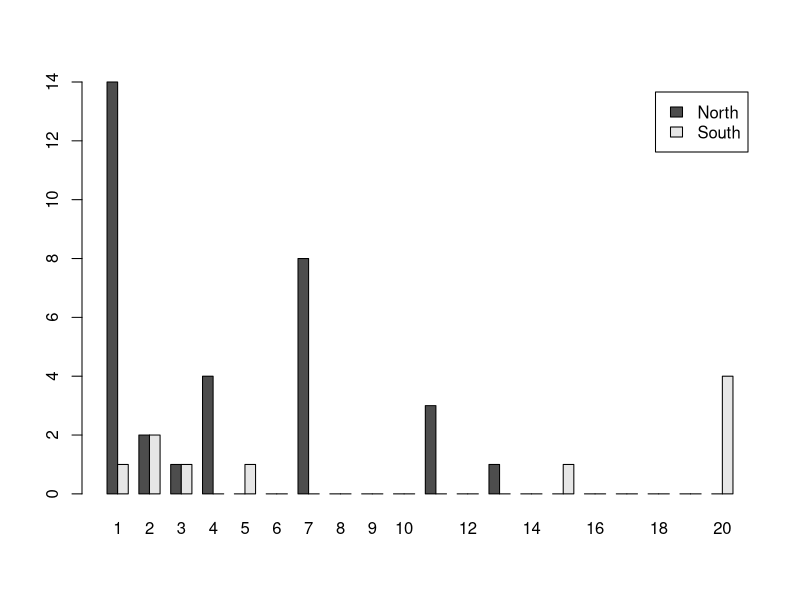

Reproduce this figure in R.
# Calculate Ne and SFS for North and South killer whale population
# load in data as a matrix (MUCH faster computation than dataframe, important for big genome data)

# YOU NEED TO CHANGE FILE PATH !
# Note: "cat()" esentially means "print" - so whenever this appears, we are printing a progress update to the terminal
cat("Loading data...","\n")
north <- as.matrix(read.csv("../Data/killer_whale_North.csv", header = FALSE, colClasses = "numeric"))
south <- as.matrix(read.csv("../Data/killer_whale_South.csv", header = FALSE, colClasses = "numeric"))

# check data - each row is a genome

####################
### ------------ ###
### Ne ESTIMATES ###
### ------------ ###
####################

# function to calculate tajima's theta estimate from a set on genomes, provided as a parameter called "genomes"
# theta = average num. pairwise differences = sum of pairwise differences / number of pairs 
tajimas <- function(genomes){
  
  # start pairwise_differences counter at 0
  pairwise_differences <- 0
  
  # n = number of genomes = number of rows of genomes matrix
  n <- dim(genomes)[1]
  
  cat("\t","Calculating pairwise differences for Tajima's estimator...","\n")
  
  # i : loop over the n genomes
  for (i in 1:n){
    # j : loop over every genome in the rows below i
    for (j in i:(n))
      # increase pairwise_differences by the number of differences between the i'th genome and j'th genome
      pairwise_differences <- pairwise_differences + sum(genomes[i,] != genomes[j,])
  }
  
  # return the number of pairwise_differences divided by the number of pairs, n(n-1)/2
  return (pairwise_differences / (n*(n-1)/2) )  
}

# function to calculate Watterson's theta estimate from a set on genomes, provided as a parameter called "genomes"
# theta = number of segregating sites / harmonic_series up to n-1
wattersons <- function(genomes){
  # total number of sites = number of columns of genomes matrix
  sites <- dim(genomes)[2]
  
  # n = number of genomes = number of rows of genomes matrix
  n <- dim(genomes)[1]
  
  # start pairwise_differences counter at 0
  segregating = 0
  
  cat("\t","Calculating segregating sites for Watterson's estimator...","\n\n")
  
  # loop over each of the sites ( = each column )
  for (i in 1:sites) {
    # if the length of the vector containing all unique values from the column is not 1, then the site is segregating 
    if(length(unique(genomes[,i])) != 1){
      # so we increase the segregating sites count by 1
      segregating <- segregating + 1
    }
  }
  
  # we also need to work out that denominator - this sum is called the "harmonic series"
  # start our sum at zero
  harmonic <- 0
  # add 1/k to the counter for each value of k up to n-1
  for ( k in 1:(n-1) ){
    harmonic <- harmonic + 1/k
  }
  
  # return the estimate!
  return (segregating / harmonic)
}



# check our functions work by checking the example from the lecture
cat("Running example data","\n")
example_df <- cbind(c(0,0,0,1,1), c(0,1,1,0,0), c(0,1,1,1,1))
example_tajima <- tajimas(example_df)
example_watterson <- wattersons(example_df)
cat("\n\t","Tajima's estimate:\t", example_tajima,"\n\n") # should equal 1.6
cat("\t","Watterson's estimate:\t",example_watterson,"\n\n") # should equal 1.44


# calculate the Tajima and Watterson estimate of theta for each population

cat("Calculating theta estimates for North population:","\n")
north_taj <- tajimas(north)
north_wat <- wattersons(north)

cat("Calculating theta estimates for South population:","\n")
south_taj <- tajimas(south)
south_wat <- wattersons(south)


# a function to convert from a theta estimate, mutation rate, and number of sites to an Ne estimate
theta_to_Ne <- function(theta, mu, sites){
  return (theta / (4*mu*sites))
}

# provided data
mu <- 1e-8
sites <- 50000

# calculate Ne estimates
north_taj_Ne <- theta_to_Ne(north_taj, mu, sites)
north_wat_Ne <- theta_to_Ne(north_wat, mu, sites)
south_taj_Ne <- theta_to_Ne(south_taj, mu, sites)
south_wat_Ne <- theta_to_Ne(south_wat, mu, sites)

# print Ne estimates

cat("North population  Ne by Tajima's estimator:\t", north_taj_Ne,"\n")
cat("North population  Ne by Watterson's estimator:\t", north_wat_Ne,"\n")
cat("South population  Ne by Tajima's estimator:\t", south_taj_Ne,"\n")
cat("South population  Ne by Watterson's estimator: ", south_wat_Ne,"\n\n")


#######################
### --------------- ###
### SFS CALCULATION ###
### --------------- ###
#######################

# function to calculate the Site Frequeny Spectrum of a set of genomes
# we need to count how often each possible allele frequency occurs
# first we will calculate the frequency of the derived allele at each of the 50000 sites
calc_SFS <- function(genomes){
  
  # number of sites = number of columns
  sites <- dim(genomes)[2]
  
  # number of genomes = number of rows
  n <- dim(genomes)[1]
  
  # start the frequencies vector as a vector with only NA values, and length equal to te number of frequencies we will have
  # this is done for computational efficiency
  frequencies <- rep(NA, sites)
  
  # for each site...
  cat("\t","Counting allele frequencies","\n")
  for (i in 1:sites){
    # make the corresponding position in the frequencies vector equal to the derived frequency at the site
    frequencies[i] <- (sum(genomes[,i]))
  }
  
  # now lets turn this into an SFS, = frequency of frequencies 
  
  # start with empty sfs vector
  sfs <- c()
  
  # table(vector) gives the frequency of values in the vector
  tbl <- table(frequencies)
  
  cat("\t","Counting allele frequency frequencies","\n\n")
  
  # for each frequency in the range of possible frequencies (0 = all ancestral, n = all derived)
  for (f in 0:n){
    # make the f +1 'th position in sfs equal to the number of occurances of that frequency
    sfs[f+1] <- sum(tbl[names(tbl)==f])
    
  }
  # return the SFS excluding the count for sites where all alleles are ancestral (the first entry)
  return(sfs[-1])
}

# calculate the sfs for each dataset
cat("Calculating SFS for North population:","\n")
N_sfs <- calc_SFS(north)

cat("Calculating SFS for North population:","\n")
S_sfs <- calc_SFS(south)


# make barplot of the SFSs side by side - stolen from the example_03.R script
barplot(t(cbind(N_sfs, S_sfs)), beside=T, names.arg=seq(1,nrow(south),1), legend=c("North", "South"))
